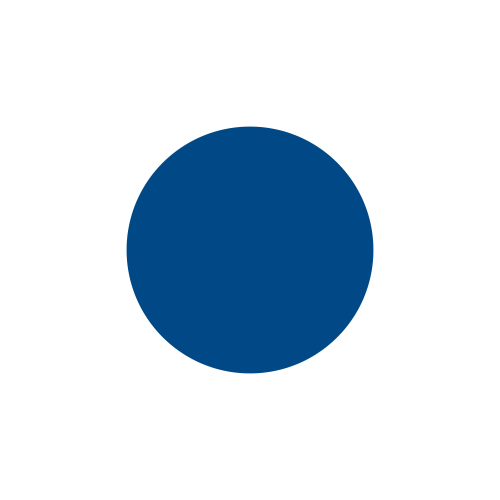
#> input picture CVModule/core/round.png, 1000 x 1000 px (shown at 1/2 size); the run also reads 2 pictures not shown here
$ python starchild.py .
#> lines starting #> are read from the running program, lines starting #| are printed output that depends on the picture; after the words box and inside, x2 and y2 are one past the last pixel; in counts of white or black regions, pixels touching at a corner belong together
"""
Created on 2021-07-31 12:51

@author: CLB-Tianyi
@description: Shape recognizer plaything for autistic children

"""
import os
import sys
import cv2
import math
import random
import argparse
import numpy as np
from tqdm import tqdm
from glob import glob
# import paddlehub as hub
from multiprocessing import Pool
from skimage.metrics import structural_similarity as ssim

TEMPLATES = {
    'r': 'round.png',
    's': 'square.png',
    't': 'triangle.png',
}

class StarChild:

    def __init__(self, templates):
        self.one_side = 160
        self.images = []
        self.processed_images = []
        self.preview = None
        self.method = "shape"
        # Load templates
        self.templates = {}
        for key in templates:
            img = self.load(templates[key])
            self.templates[key] = self.preprocess(img)
            # self.templates[key] = img

    def load_and_preprocess(self, image_path):
        img = self.load(image_path)
        # return (img, img)
        return (img, self.preprocess(img))

    def load(self, image_path):
        # Load, crop and resize image
        img = cv2.imread(image_path, 0)
        img = self._crop_square(img)
        img = cv2.resize(img, (self.one_side, self.one_side), interpolation=cv2.INTER_AREA)
        return img

    def preprocess(self, img):
        return self._preprocess_one_image(img)

    def _get_contours(self, img):
        kernel = np.array([
            [0,1,0],
            [1,1,1],
            [0,1,0]
        ], np.uint8)
        gaussian_blurred = cv2.GaussianBlur(img, (5, 5), 1)
        wide = cv2.Canny(gaussian_blurred, 10, 200)
        mid = cv2.Canny(gaussian_blurred, 30, 150)
        tight = cv2.Canny(gaussian_blurred, 240, 250)
        edges = wide

        edges = cv2.dilate(edges, kernel, iterations=4)

        canvas = np.zeros(img.shape, np.uint8)

        cnts, hierarchy = cv2.findContours(edges, cv2.RETR_EXTERNAL, cv2.CHAIN_APPROX_SIMPLE)
        cnts = sorted(cnts, key=cv2.contourArea, reverse=True)[:10]
        new_cnts = []
        for cnt in cnts:
            # Skip too small contours
            if cv2.contourArea(cnt) < 15:
                continue

            # Find length of contours
            param = cv2.arcLength(cnt, True)

            # Approximate what type of shape this is
            approx = cv2.approxPolyDP(cnt, 0.01 * param, True)
            # print(len(approx))
            new_cnts.append(approx)

        # Draw contours
        # -1 signifies drawing all contours
        cv2.drawContours(canvas, new_cnts, 0, 255, -1)
        if len(new_cnts) > 1:
            cv2.drawContours(canvas, new_cnts, 1, 255, -1)
        canvas = cv2.erode(canvas, kernel, iterations=4)
        return canvas

    def _preprocess_one_image(self, img):
        rows = img.shape[0]

        # Extract first contours
        canvas = self._get_contours(img)

        # Find circles
        circles = cv2.HoughCircles(img, cv2.HOUGH_GRADIENT_ALT, 2, rows / 3, param1=100, param2=0.8, minRadius=int(0.2 * self.one_side), maxRadius=int(0.9 * self.one_side))

        qualified_circles = []
        if circles is not None:
            circles = np.uint16(np.around(circles))
            for i in circles[0, :]:
                draw = True
                center = (i[0], i[1])
                radius = i[2]
                for dim in center:
                    if int(dim) - radius < 0:
                        draw = False
                        break
                    if int(dim) + radius > rows:
                        draw = False
                        break
                # circle outline
                if draw:
                    qualified_circles.append((center, radius))
        if len(qualified_circles) > 0:
            canvas = np.zeros(img.shape, np.uint8)
            for center, radius in qualified_circles:
                cv2.circle(canvas, center, radius, (255, 0, 255), -1)

        return canvas

    def _crop_square(self, img):
        # Crop to 1:1 aspect ratio
        h, w = img.shape
        min_side = min(h, w)
        if h > min_side:
            diff = h - min_side
            top = int(diff / 2)
            return img[top:top+min_side, :]
        else:
            diff = w - min_side
            left = int(diff / 2)
            return img[:, left:left+min_side]

    # [35 lines left out: functions histogram, SSIM_all_angles, ORB, not called in this run]

    def calculate_similarities(self, img):
        # Calculate the similarity between query and template images based on various methods and return scores
        res = {}
        for key in self.templates:

            if self.method == "histogram":
                # Histogram method
                res[key] = self.histogram(key, img)

            if self.method == "SSIM_max":
                # SSIM method (max of all angles)
                res[key] = self.SSIM_all_angles(key, img, "max")

            if self.method == "SSIM_mean":
                # SSIM method (mean of all angles)
                res[key] = self.SSIM_all_angles(key, img, "mean")

            if self.method == "SSIM":
                # SSIM method (direct)
                res[key] = round(ssim(self.templates[key], img), 3)

            if self.method == "ORB":
                # ORB matching method
                res[key] = self.ORB(key, img)

            if self.method == "shape":
                # Shape matching algorithm
                diff = sys.float_info.epsilon + cv2.matchShapes(self.templates[key], img, 1, 0.0)
                res[key] = round(1/diff, 3)
                res[key] = round(1 - cv2.matchShapes(self.templates[key], img, 2, 0.0), 3)

        return res

    def generate_collage(self, images, data=None, debug=False):
        # Get the number of tiles per side
        n_tiles_side = math.ceil(math.sqrt(len(images)))

        # Generate empty canvas
        collage = np.zeros(
            (n_tiles_side * self.one_side, n_tiles_side * self.one_side), np.uint8
        )
        # Fill the canvas with individual images
        cnt = 0
        for i in range(n_tiles_side):
            for j in range(n_tiles_side):
                top = i * self.one_side
                left = j * self.one_side
                bottom = top + self.one_side
                right = left + self.one_side
                # print("Filling pixels: ({}, {}) - ({}, {})...".format(top, left, bottom, right))
                collage[top:bottom, left:right] = images[cnt]
                if data:
                    cur_data = data[cnt]
                    x, y0 = left + 5, top + 15
                    font = cv2.FONT_HERSHEY_SIMPLEX
                    scale = 0.4
                    color = (255, 255, 255)
                    if debug:
                        overlay = ""
                        for key in cur_data:
                            overlay += "{}: {}\n".format(key, cur_data[key])
                    else:
                        pred = max(cur_data, key=cur_data.get)
                        prob = cur_data[pred]
                        if prob == "nan":
                            p_text = "none"
                        elif pred == "r":
                            p_text = "round"
                        elif pred == "s":
                            p_text = "square"
                        elif pred == "t":
                            p_text = "triangle"
                        overlay = "Prediction:\n{} ({})".format(p_text, prob)
                    text_size, _ = cv2.getTextSize(overlay, font, scale, 1)
                    line_height = text_size[1] + 5
                    for k, line in enumerate(overlay.split("\n")):
                        y = y0 + k * line_height
                        cv2.putText(collage, line, (x, y), font, scale, (0, 0, 0), thickness=2)
                        cv2.putText(collage, line, (x, y), font, scale, color, thickness=1)
                cnt += 1
                if cnt >= len(images):
                    return collage
        return collage

    def create_blend(self, inp):
        image, processed_image, similarity = inp
        # Add some blur on the mask
        processed_image = cv2.GaussianBlur(processed_image, (7, 7), 3)
        # Blend image
        alpha = 0.5     # How much original image is retained (between 0...1)
        blended = cv2.addWeighted(image, alpha, processed_image, (1-alpha), 0.0)

        # Add prediction text
        x, y0 = 5, 15
        font = cv2.FONT_HERSHEY_SIMPLEX
        scale = 0.4
        color = (255, 255, 255)
        pred = max(similarity, key=similarity.get)
        prob = similarity[pred]
        if prob <= 0 or prob == "nan":
            p_text = "none"
        elif pred == "r":
            p_text = "round"
        elif pred == "s":
            p_text = "square"
        elif pred == "t":
            p_text = "triangle"
        if p_text == "none":
            overlay = "Prediction:\n{}".format(p_text)
        else:
            overlay = "Prediction:\n{} ({})".format(p_text, prob)
        text_size, _ = cv2.getTextSize(overlay, font, scale, 1)
        line_height = text_size[1] + 5
        for k, line in enumerate(overlay.split("\n")):
            y = y0 + k * line_height
            cv2.putText(blended, line, (x, y), font, scale, (0, 0, 0), thickness=2)
            cv2.putText(blended, line, (x, y), font, scale, color, thickness=1)
        return blended

    def run(self, image_paths, debug=False):
        # template_collage = self.generate_collage(list(self.templates.values()))
        # cv2.imshow('image', template_collage)
        # cv2.waitKey(0)

        # Load up bunch of input images and preprocess them
        with Pool() as p:
            res = list(tqdm(p.imap(self.load_and_preprocess, image_paths), total=len(image_paths)))
        p.join()

        for item in res:
            self.images.append(item[0])
            self.processed_images.append(item[1])

        # Calculate similarity metric for each individual image against all templates
        with Pool() as p:
            similarities = list(tqdm(p.imap(self.calculate_similarities, self.processed_images), total=len(self.processed_images)))
        p.join()

        # Blend the processed result onto original image
        blend_inp = list(zip(self.images, self.processed_images, similarities))

        with Pool() as p:
            blended_images = list(tqdm(p.imap(self.create_blend, blend_inp), total=len(blend_inp)))
        p.join()

        # Generate the preview collage and fill it with images and the calculation results
        self.preview = self.generate_collage(self.images, similarities, debug)
        blended_collage = self.generate_collage(blended_images)

        concat = np.concatenate([self.preview, blended_collage], axis=1)

        cv2.imshow('image', concat)
        cv2.waitKey(0)

    # [17 lines left out: functions evaluate_one_image, run_evaluation, not called in this run]

# Press the green button in the gutter to run the script.
if __name__ == '__main__':
    parser = argparse.ArgumentParser(description="Test code")
    parser.add_argument("input", help="Path to folder where images exist")
    parser.add_argument("--debug", action="store_true")
    parser.add_argument("--test_one", action="store_true", help="Test with one random shape and one random image")
    parser.add_argument("--method", default="shape", help="Matching method")
    args = parser.parse_args()

    if not os.path.isdir(args.input):
        exit("Error: Input path {} doesn't seem to be a folder!".format(args.input))

    image_paths = []
    accepted_exts = [".jpg", ".JPG", ".png", ".PNG", ".tiff", ".TIFF", ".bmp", ".BMP"]
    for ext in accepted_exts:
        matches = glob("{}/**/*{}".format(args.input, ext), recursive=True)
        for match in matches:
            if match not in image_paths:
                image_paths.append(match)
#> pass 2 of the loop `for ext in accepted_exts:`:
#> pass 3 of the loop `for ext in accepted_exts:`:
#> the loop made 8 passes; the first 3 are shown

    if args.test_one:
        one_image_path = random.choice(image_paths)
        test_shape = random.choice(["r", "s", "t"])
        res = run_evaluation(test_shape, one_image_path)
        print("Random shape: {}, test image: {}, match: {}".format(test_shape, one_image_path, res))
        quit()

    # Load templates and images
    starchild = StarChild(TEMPLATES)
#> in _get_contours, `wide = cv2.Canny(gaussian_blurred, 10, 200)`: wide: shape (160, 160); 1.1% white in thin lines or dots, all inside (x1, y1, x2, y2) = (40, 40, 120, 120)
#> in _get_contours, `edges = cv2.dilate(edges, kernel, iterations=4)`: edges: shape (160, 160); 8.1% white; 1 white region
#> in _get_contours, `cnts, hierarchy = cv2.findContours(edges, cv2.RETR_EXTERNAL, cv2.CHAIN..`: cnts = 1 contour; box (x1, y1, x2, y2) and area: (36, 36, 124, 124) 5871
#> the loop in _get_contours, `for cnt in cnts:` made 1 pass
#> param on pass 1: 284.7
#> after the loop in _get_contours, `for cnt in cnts:`: new_cnts = 1 contour; box (x1, y1, x2, y2) and area: (36, 36, 124, 124) 5653
#> in _get_contours, `cv2.drawContours(canvas, new_cnts, 0, 255, -1)`: canvas: shape (160, 160); 22.6% white; 1 white region, box (x1, y1, x2, y2) and area: (36, 36, 124, 124) 5774
#> in _get_contours, `canvas = cv2.erode(canvas, kernel, iterations=4)`: canvas: shape (160, 160); 18.9% white; 1 white region, box (x1, y1, x2, y2) and area: (40, 40, 120, 120) 4838
#> in _preprocess_one_image, `circles = cv2.HoughCircles(img, cv2.HOUGH_GRADIENT_ALT, 2, rows / 3, p..`: circles = [[80, 80, 39.6]]
#> in _preprocess_one_image, `circles = np.uint16(np.around(circles))`: circles = [[80, 80, 40]]
#> the loop in _preprocess_one_image, `for i in circles[0, :]:` made 1 pass
#> after the loop in _preprocess_one_image, `for i in circles[0, :]:`: qualified_circles = [((80, 80), 40)]
#> the loop in _preprocess_one_image, `for center, radius in qualified_circles:` made 1 pass
#> after the loop in _preprocess_one_image, `for center, radius in qualified_circles:`:
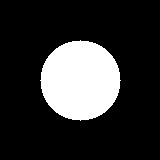
#> canvas: shape (160, 160); 19.6% white; 1 white region, box (x1, y1, x2, y2) and area: (40, 40, 121, 121) 5025
#> pass 2 of the loop in __init__, `for key in templates:`:
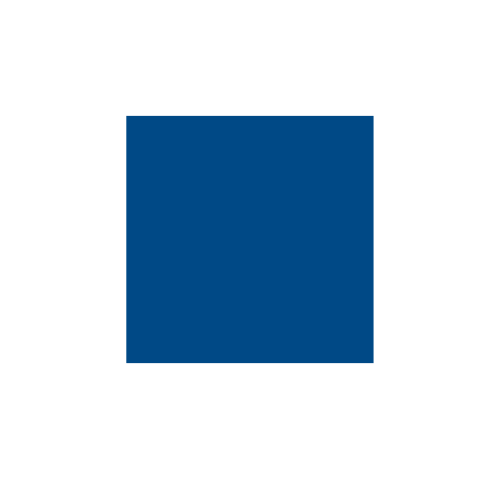
#> input picture CVModule/core/square.png, 1000 x 1000 px (shown at 1/2 size)
#> in _get_contours (call 2), `wide = cv2.Canny(gaussian_blurred, 10, 200)`:
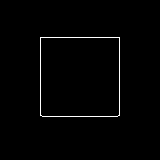
#> wide: shape (160, 160); 1.2% white in thin lines or dots, all inside (x1, y1, x2, y2) = (40, 37, 120, 117)
#> edges: shape (160, 160); 10.9% white; 1 white region
#> cnts = 1 contour; box (x1, y1, x2, y2) and area: (36, 33, 124, 121) 7526
#> the loop in _get_contours (call 2), `for cnt in cnts:` made 1 pass
#> param on pass 1: 337.5
#> after the loop in _get_contours (call 2), `for cnt in cnts:`: new_cnts = 1 item
#> in _get_contours (call 2), `canvas = cv2.erode(canvas, kernel, iterations=4)`:
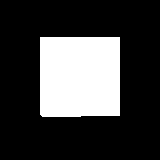
#> canvas: shape (160, 160); 24.8% white; 1 white region, box (x1, y1, x2, y2) and area: (40, 37, 120, 117) 6358
#> pass 3 of the loop in __init__, `for key in templates:`:
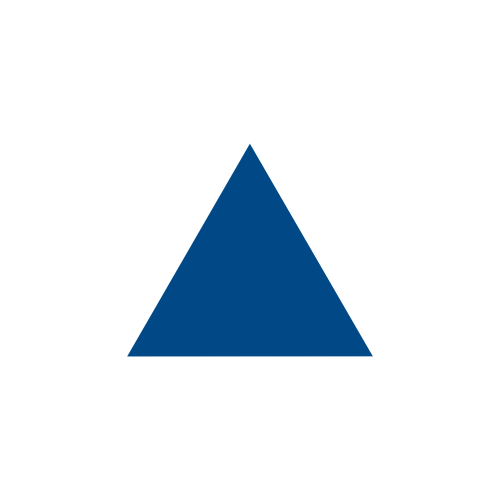
#> input picture CVModule/core/triangle.png, 1000 x 1000 px (shown at 1/2 size)
#> in _get_contours (call 3), `wide = cv2.Canny(gaussian_blurred, 10, 200)`:
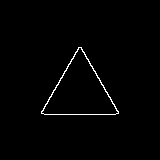
#> wide: shape (160, 160); 1.1% white in thin lines or dots, all inside (x1, y1, x2, y2) = (41, 47, 119, 115)
#> edges: shape (160, 160); 7.6% white; 1 white region
#> cnts = 1 contour; box (x1, y1, x2, y2) and area: (37, 43, 123, 119) 3621
#> the loop in _get_contours (call 3), `for cnt in cnts:` made 1 pass
#> param on pass 1: 266.1
#> in _get_contours (call 3), `canvas = cv2.erode(canvas, kernel, iterations=4)`:
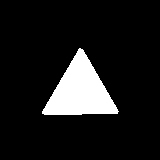
#> canvas: shape (160, 160); 10.8% white; 1 white region

    # Change matching method (default = "SSIM")
    starchild.method = args.method

    # [4 lines of commented-out code are left out]

    starchild.run(image_paths, args.debug)
#> in _get_contours (call 4), `cnts, hierarchy = cv2.findContours(edges, cv2.RETR_EXTERNAL, cv2.CHAIN..`: cnts = 1 contour; box (x1, y1, x2, y2) and area: (36, 36, 124, 124) 5871
#> after the loop in _get_contours (call 4), `for cnt in cnts:`: new_cnts = 1 contour; box (x1, y1, x2, y2) and area: (36, 36, 124, 124) 5653
#> in _get_contours (call 5), `cnts, hierarchy = cv2.findContours(edges, cv2.RETR_EXTERNAL, cv2.CHAIN..`: cnts = 1 contour; box (x1, y1, x2, y2) and area: (36, 33, 124, 121) 7526
#> in _get_contours (call 6), `cnts, hierarchy = cv2.findContours(edges, cv2.RETR_EXTERNAL, cv2.CHAIN..`: cnts = 1 contour; box (x1, y1, x2, y2) and area: (37, 43, 123, 119) 3621
#> in run, `res = list(tqdm(p.imap(self.load_and_preprocess, image_paths), total=l..`: res = 3 items
#> the loop in run, `for item in res:` made 3 passes
#> the loop in calculate_similarities, `for key in self.templates: ` made 3 passes
#> (key, diff) on passes 1 to 3: ('r', 2.22e-16), ('s', 0.00194), ('t', 0.00785)
#> after the loop in calculate_similarities, `for key in self.templates:`: res = {'r': 1, 's': 0.98, 't': 0.921}
#> the loop in calculate_similarities (call 2), `for key in self.templates: ` made 3 passes
#> (key, diff) on passes 1 to 3: ('r', 0.00194), ('s', 2.22e-16), ('t', 0.00591)
#> in run, `similarities = list(tqdm(p.imap(self.calculate_similarities, self.proc..`: similarities = 3 items
#> in create_blend, `font = cv2.FONT_HERSHEY_SIMPLEX`: font = 0
#> in create_blend, `text_size, _ = cv2.getTextSize(overlay, font, scale, 1)`: text_size = (147, 9)
#> in create_blend, `line_height = text_size[1] + 5`: line_height = 14
#> the loop in create_blend, `for k, line in enumerate(overlay.split("\n")):` made 2 passes
#> y on passes 1 to 2: 15, 29
#> after the loop in create_blend, `for k, line in enumerate(overlay.split("\n")):`:
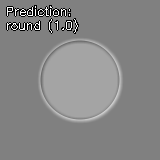
#> blended: shape (160, 160); min 0, max 255, mean 133.7
#> in create_blend (call 2), `image, processed_image, similarity = inp`: similarity = {'r': 0.98, 's': 1, 't': 0.941}
#> in create_blend (call 2), `pred = max(similarity, key=similarity.get)`: pred = 's'
#> in create_blend (call 2), `prob = similarity[pred]`: prob = 1
#> in create_blend (call 2), `text_size, _ = cv2.getTextSize(overlay, font, scale, 1)`: text_size = (154, 9)
#> the loop in create_blend (call 2), `for k, line in enumerate(overlay.split("\n")):` made 2 passes
#> (line, y) on passes 1 to 2: ('Prediction:', 15), ('square (1.0)', 29)
#> after the loop in create_blend (call 2), `for k, line in enumerate(overlay.split("\n")):`:
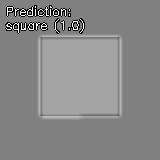
#> blended: shape (160, 160); min 0, max 255, mean 135.3
#> in create_blend (call 3), `image, processed_image, similarity = inp`: similarity = {'r': 0.921, 's': 0.941, 't': 1}
#> in create_blend (call 3), `pred = max(similarity, key=similarity.get)`: pred = 't'
#> in create_blend (call 3), `text_size, _ = cv2.getTextSize(overlay, font, scale, 1)`: text_size = (158, 9)
#> the loop in create_blend (call 3), `for k, line in enumerate(overlay.split("\n")):` made 2 passes
#> after the loop in create_blend (call 3), `for k, line in enumerate(overlay.split("\n")):`:
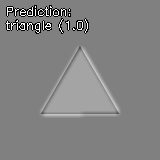
#> blended: shape (160, 160); min 0, max 255, mean 130.2
#> in run, `blended_images = list(tqdm(p.imap(self.create_blend, blend_inp), total..`: blended_images = 3 items
#> in generate_collage, `n_tiles_side = math.ceil(math.sqrt(len(images)))`: n_tiles_side = 2
#> after the loop in generate_collage, `for i in range(n_tiles_side):`:
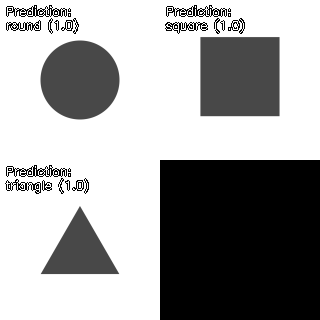
#> collage: shape (320, 320); min 0, max 255, mean 161.3
#> after the loop in generate_collage, `for i in range(n_tiles_side):`: cnt = 3
#> after the loop in generate_collage, `for i in range(n_tiles_side):`:
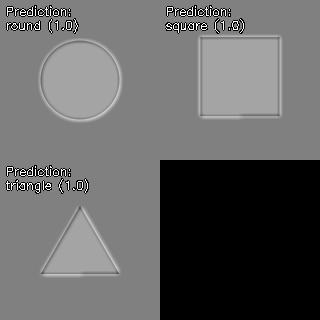
#> collage: shape (320, 320); min 0, max 255, mean 99.8
#> in run, `concat = np.concatenate([self.preview, blended_collage], axis=1)`:
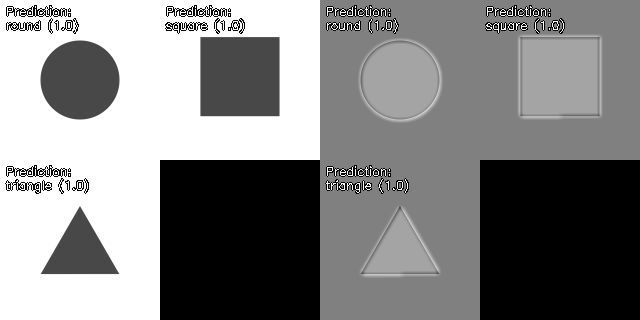
#> concat: shape (320, 640); min 0, max 255, mean 130.6

    # model = hub.Module(name="resnet50_vd_imagenet_ssld")
